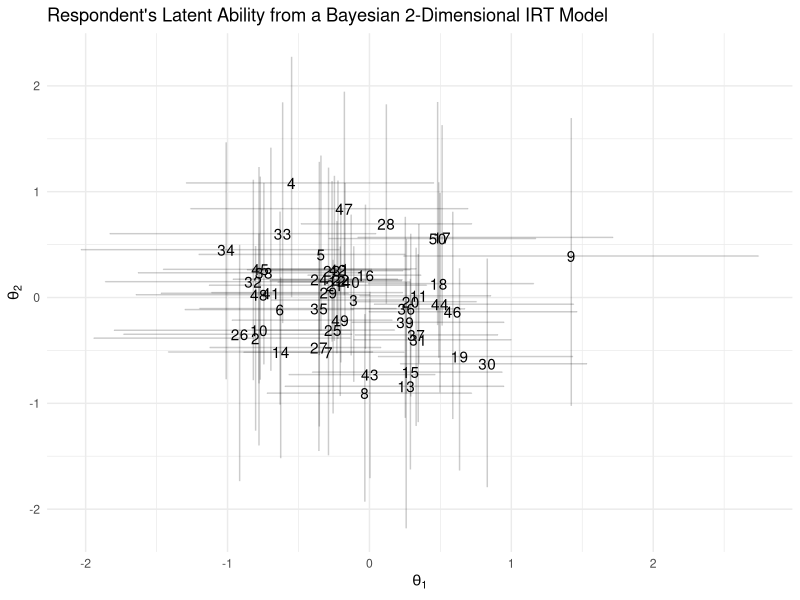

This figure's R source:
# Quick and dirty example of estimating and storing of latent traits
# from a 2-dimensional Bayesian IRT model using MCMCpack
# Liam F. Beiser-McGrath, 11/12/19

# load packages
library(matrixStats)
library(MCMCpack)
library(tidyverse)


# Simulate response data for 30 subjects (J) for 10 items (I)
# (indexing matches MCMCpack notation)
subjects <- 50
items <- 30

df <- data.frame(matrix(rbinom(subjects * items, 1, 0.4), subjects, items))

# number of dimensions of latent trait
kdims <- 2

# estimate with MCMCirtKd using default priors and settings
out <- MCMCirtKd(df, dimensions = kdims, store.item = TRUE)

# store posterior 2.5, 50, and 97.5th percentiles
out_ptiles <- colQuantiles(out, probs = c(0.025, 0.5, 0.975))
# tidy up colnames
colnames(out_ptiles) <- paste0("ptile", gsub("%", "", colnames(out_ptiles)))
# put in data frame format
out_ptiles <- as.data.frame(out_ptiles)
# store rownames as explicit variable
out_ptiles$param <- rownames(out_ptiles)

# plot latent positions
out_ptiles %>%
  # keep only thetas
  filter(str_detect(param, "theta")) %>% 
  # separate out respondent id
  separate(param, c("parname", "respid", "dimnum")) %>% 
  # make wide so each row is respondent, each column is a posterior summary
  pivot_wider(names_from = c(parname, dimnum),
              values_from = c(ptile2.5, ptile50, ptile97.5)) %>%
  # plot
  ggplot(aes(x = ptile50_theta_1, y = ptile50_theta_2)) +
  # use respondent id as the points
  geom_text(aes(label = respid)) +
  # plot 95% credible intervals for both dimensions
  geom_errorbar(aes(ymin = ptile2.5_theta_2, ymax = ptile97.5_theta_2),
                alpha = 0.2) +
  geom_errorbarh(aes(xmin = ptile2.5_theta_1, xmax = ptile97.5_theta_1),
                 alpha = 0.2) +
  xlab(expression(paste(theta[1]))) +
  ylab(expression(paste(theta[2]))) +
  theme_minimal() +
  ggtitle("Respondent's Latent Ability from a Bayesian 2-Dimensional IRT Model")
